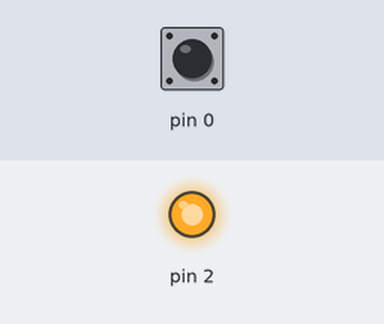
Recording of a sketch running on a simulated Arduino Uno, built with avr-gcc and run on an emulated ATmega328P. Parts: output pins drawn as LEDs (lit = HIGH). The test bench sets the inputs (shaded band); at power-on: pin 0 HIGH.

Above: at 0.1 s.
At 1.1 s:
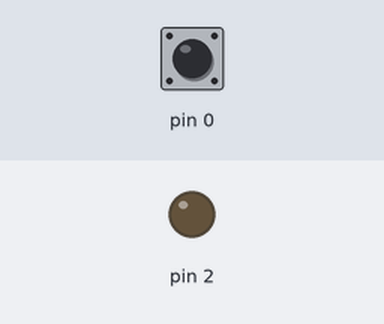
Timing chart, 0 to 2.6 s (numbered marks = the images above):
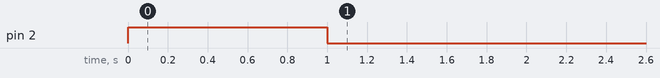

The sketch:

sketch_may13a.ino
```cpp
void setup() {
  // put your setup code here, to run once:
  pinMode(2,OUTPUT);
  pinMode(0,INPUT_PULLUP);
  digitalWrite(2,1);
  delay(1000);
  digitalWrite(2,0);
}

void loop() {
  // put your main code here, to run repeatedly:
  if(digitalRead(0)==0){

    delay(50);
    if(digitalRead(0)==0){
      while(digitalRead(0)==0);
      digitalWrite(2,!(digitalRead(2)));
    }
  }
}
```
